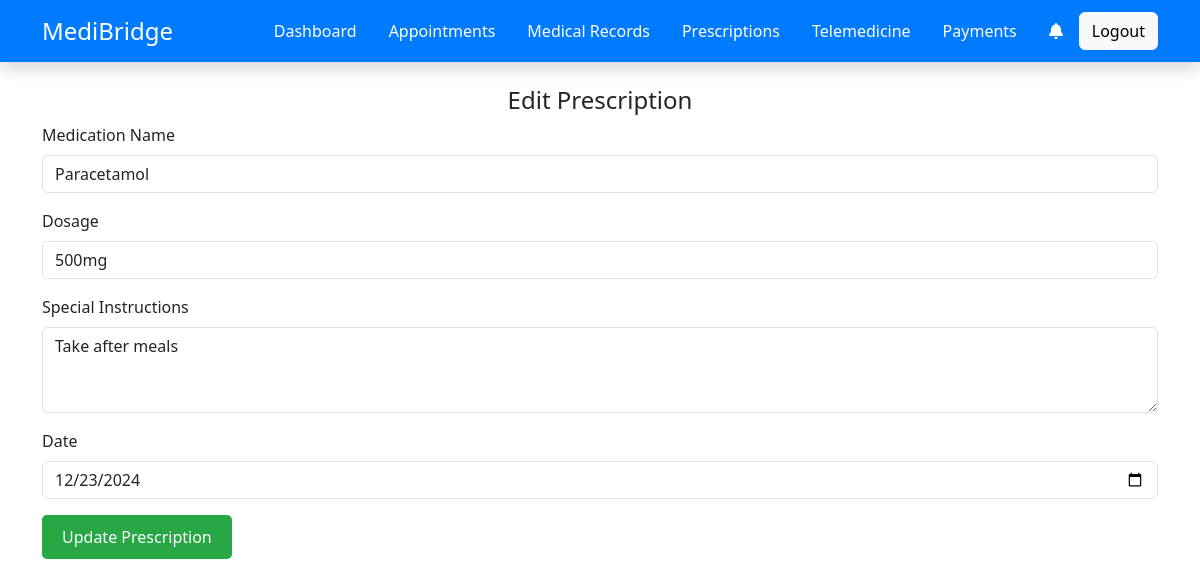
Screenshot of /patient/edit_pres/1 with the database file from the repository.
### patient_app/models.py (models this page shows)
class Prescription(models.Model):
    patient=models.ForeignKey(User,on_delete=models.CASCADE,related_name='prescription')
    medication_name=models.CharField(max_length=100)
    dosage=models.CharField(max_length=100)
    instruction=models.TextField()
    date=models.DateField()

### patient_app/views.py (the view, shortened to what this page needs)
# urls.py: path('edit_pres/<int:id>',edit_pres,name='edit_pres'),
def edit_pres(request,id):
    press=Prescription.objects.get(id=id)
    return render(request,'edit/edit2.html',{'i':press})

### patient_app/templates/edit/edit2.html (shortened to what this page needs)
{% extends 'pbase.html' %}
{% block content %}
<div class="container">
    <div id="prescriptionForm" class="prescription-card mt-4" >
        <h4 class="text-center">Edit Prescription</h4>
        <form method="POST" action="{% url 'edit_pres' i.id %}">
            <div class="mb-3">
                <label for="medicationName" class="form-label">Medication Name</label>
                <input type="text" class="form-control" name="medication" value="{{i.medication_name}}" id="medicationName" placeholder="Enter medication name" required>
            </div>
            <div class="mb-3">
                <label for="dosage" class="form-label">Dosage</label>
                <input type="text" class="form-control" name="dosage" value="{{i.dosage}}" id="dosage" placeholder="Enter dosage" required>
            </div>
            <div class="mb-3">
                <label for="instruction" class="form-label">Special Instructions</label>
                <textarea class="form-control" id="instruction" name="instruction" rows="3" placeholder="Enter special instructions">{{i.instruction}}</textarea>
            </div>
            <div class="mb-3">
                <label for="date" class="form-label">Date</label>
                <input type="date" class="form-control" name="date" value="{{i.date|date:'Y-m-d'}}" id="date" placeholder="Enter date" required>
            </div>
            <button type="submit" class="btn btn-primary">Update Prescription</button>
        </form>
    </div>
</div>
{% endblock %}

### patient_app/static/css/medical.css (style rules this page uses)
.btn-primary { background-color: #28a745; border: none; padding: 10px 20px; border-radius: 5px; }

### rows the page displays
Prescription: medication "Paracetamol", dosage "500mg", instruction "Take after meals", date "12/23/2024"
